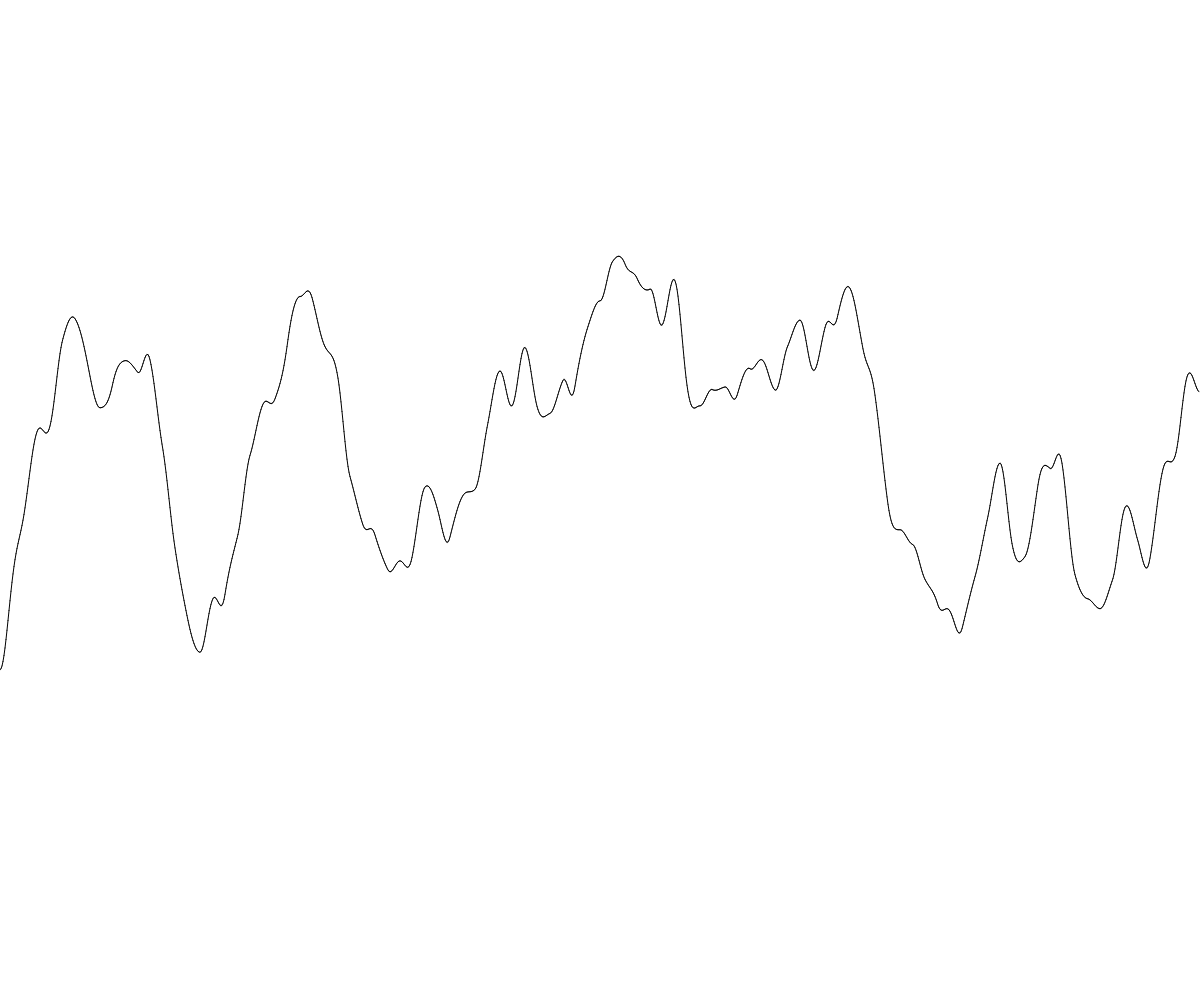
Frame 1 (no input)
Frame 2 (the mouse pressed at the canvas centre, redrawn once): identical to frame 1, image omitted

The p5.js sketch that drew this single still picture (run headless with seeded random() and noise() and a simulated clock; the mouse was pressed at the canvas centre and the sketch redrawn once):

// p5.js sketch
// ── sketch.js
function setup() {
    // put setup code here
    createCanvas(windowWidth, windowHeight);
    background(255);
    let inc = 0.0;
    let prevx, prevy = 0;
    for(let x = 0; x< width; x++){
        let y = noise(inc)*height;
        line(prevx, prevy, x, y);
        inc+=.01;
        prevx = x;
        prevy=y;
    }
}

function draw() {
    // put drawing code here
    noLoop();
}
